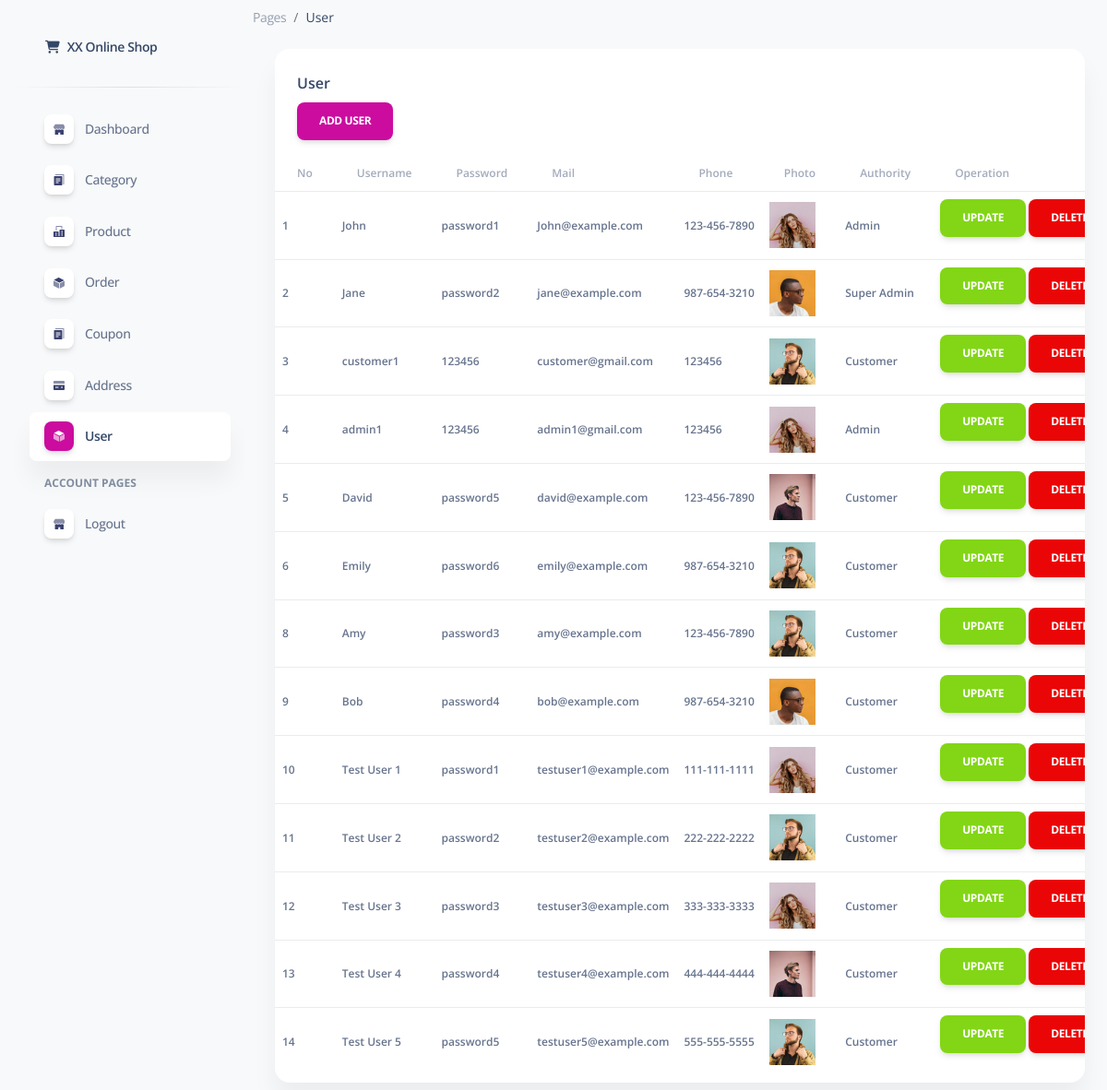
Screenshot of /pages/user.php with the database file from the repository.
### tables this page shows
CREATE TABLE `user` (
  `id_user` bigint(20) NOT NULL COMMENT '主键id',
  `username` varchar(20) NOT NULL COMMENT '名字',
  `password` varchar(128) DEFAULT NULL COMMENT '密码',
  `mail` varchar(255) DEFAULT NULL COMMENT '邮箱',
  `phone_number` varchar(20) DEFAULT NULL COMMENT '电话号',
  `authority` tinyint(4) NOT NULL DEFAULT 3 COMMENT '权限',
  `user_photo` varchar(256) NOT NULL DEFAULT '''assets/img/png''',
  `create_time` timestamp NOT NULL DEFAULT current_timestamp(),
  `id_creator` bigint(20) NOT NULL DEFAULT 0,
  `is_delete` tinyint(1) DEFAULT 0 COMMENT '是否删除',
  `delete_time` timestamp NULL DEFAULT NULL COMMENT '删除时间'
);

### pages/user.php (the view, shortened to what this page needs)
<!DOCTYPE html>
<html lang="en">
<head>
  <link href="assets/css/nucleo-icons.css" rel="stylesheet" />
  <link href="assets/css/nucleo-svg.css" rel="stylesheet" />
  <link href="assets/css/nucleo-svg.css" rel="stylesheet" />
  <link id="pagestyle" href="assets/css/soft-ui-dashboard.css?v=1.0.3" rel="stylesheet" />
</head>
<body class="g-sidenav-show  bg-gray-100">
  <aside class="sidenav navbar navbar-vertical navbar-expand-xs border-0 border-radius-xl my-3 fixed-start ms-3 "
    id="sidenav-main">
    <div class="sidenav-header">
      <a class="navbar-brand m-0" href="https://demos.creative-tim.com/soft-ui-dashboard/pages/dashboard.html"
        target="_blank">
        <i class="fas fa-fw fa-shopping-cart"></i>
        <span class="ms-1 font-weight-bold">XX Online Shop</span>
      </a>
    </div>
    <hr class="horizontal dark mt-0">
    <div class="collapse navbar-collapse  w-auto  max-height-vh-100 h-100" id="sidenav-collapse-main">
      <ul class="navbar-nav">
        <li class="nav-item">
          <a class="nav-link  " href="../pages/dashboard.php">
            <div
              class="icon icon-shape icon-sm shadow border-radius-md bg-white text-center me-2 d-flex align-items-center justify-content-center">
            </div>
            <span class="nav-link-text ms-1">Dashboard</span>
          </a>
        </li>
        <li class="nav-item">
          <a class="nav-link  " href="../pages/category.php">
            <div
              class="icon icon-shape icon-sm shadow border-radius-md bg-white text-center me-2 d-flex align-items-center justify-content-center">
            </div>
            <span class="nav-link-text ms-1">Category</span>
          </a>
        </li>
        <li class="nav-item">
          <a class="nav-link  " href="../pages/product.php">
            <div
              class="icon icon-shape icon-sm shadow border-radius-md bg-white text-center me-2 d-flex align-items-center justify-content-center">
            </div>
            <span class="nav-link-text ms-1">Product</span>
          </a>
        </li>
        <li class="nav-item">
          <a class="nav-link  " href="../pages/order.php">
            <div
              class="icon icon-shape icon-sm shadow border-radius-md bg-white text-center me-2 d-flex align-items-center justify-content-center">
            </div>
            <span class="nav-link-text ms-1">Order</span>
          </a>
        </li>
        <li class="nav-item">
          <a class="nav-link  " href="../pages/coupon.php">
            <div
              class="icon icon-shape icon-sm shadow border-radius-md bg-white text-center me-2 d-flex align-items-center justify-content-center">
            </div>
            <span class="nav-link-text ms-1">Coupon</span>
          </a>
        </li>
        <li class="nav-item">
          <a class="nav-link  " href="../pages/address.php">
            <div
              class="icon icon-shape icon-sm shadow border-radius-md bg-white text-center me-2 d-flex align-items-center justify-content-center">
            </div>
            <span class="nav-link-text ms-1">Address</span>
          </a>
        </li>
        <li class="nav-item">
          <a class="nav-link  active" href="../pages/user.php">
            <div
              class="icon icon-shape icon-sm shadow border-radius-md bg-white text-center me-2 d-flex align-items-center justify-content-center">
            </div>
            <span class="nav-link-text ms-1">User</span>
          </a>
        </li>
        <li class="nav-item mt-3">
          <h6 class="ps-4 ms-2 text-uppercase text-xs font-weight-bolder opacity-6">Account pages</h6>
        </li>
        <li class="nav-item">
          <a class="nav-link  " href="../pages/logout.php">
            <div
              class="icon icon-shape icon-sm shadow border-radius-md bg-white text-center me-2 d-flex align-items-center justify-content-center">
            </div>
            <span class="nav-link-text ms-1">Logout</span>
          </a>
        </li>
      </ul>
    </div>
  </aside>
  <main class="main-content position-relative max-height-vh-100 h-100 mt-1 border-radius-lg ">
    <ol class="breadcrumb bg-transparent mb-0 pb-0 pt-1 px-0 me-sm-6 me-5">
      <li class="breadcrumb-item text-sm"><a class="opacity-5 text-dark" href="javascript:;">Pages</a></li>
      <li class="breadcrumb-item text-sm text-dark active" aria-current="page">User</li>
    </ol>
    <div class="container-fluid py-4">
      <div class="row">
        <div class="col-12">
          <div class="card mb-4">
            <div class="card-header pb-0">
              <h6>User</h6>
              <button type="button" class="btn btn-primary" data-bs-toggle="modal" data-bs-target="#exampleModal">
                Add user
              </button>
            </div>
            <div class="card-body px-0 pt-0 pb-2">
              <div class="table-responsive p-0">
                <table class="table align-items-center mb-0">
                  <thead>
                    <tr class="text-xs font-weight-bold opacity-6">
                      <th>No</th>
                      <th class="align-middle text-left">Username</th>
                      <th class="align-middle text-left">Password</th>
                      <th class="align-middle text-left">Mail</th>
                      <th class="align-middle text-left">Phone</th>
                      <th class="align-middle text-left">Photo</th>
                      <th class="align-middle text-left">Authority</th>
                      <th class="align-middle text-left">Operation</th>
                    </tr>
                  </thead>
                  <tbody>
                    <?php
                    include "connect_db.php";
                    $qry_user = mysqli_query($conn, "select * from user where is_delete = 0");
                    while ($data_user = mysqli_fetch_array($qry_user)) {
                      $no++; ?>
                      <tr class="text-xs font-weight-bold">
                        <td class="align-middle text-left">
                          <?= $data_user['id_user'] ?>
                        </td>
                        <td class="align-middle text-left">
                          <?= $data_user['username'] ?>
                        </td>
                        <td class="align-middle text-left">
                          <?= $data_user['password'] ?>
                        </td>
                        <td class="align-middle text-left">
                          <?= $data_user['mail'] ?>
                        </td>
                        <td class="align-middle text-left">
                          <?= $data_user['phone_number'] ?>
                        </td>
                        <td><img src="<?= $data_user['user_photo'] ?>" width="50px" ;></td>
                        <td class="align-middle text-left">
                          <?php
                          switch ($data_user['authority']) {
                            case 1:
                              echo "Admin";
                              break;
                            case 2:
                              echo "Super Admin";
                              break;
                            case 3:
                              echo "Customer";
                              break;
                          }
                          ?>
                        </td>
                        <td class="text-xs font-weight-bold">
                          <a class="btn btn-success"
                            href="update_user.php?id_user=<?= $data_user['id_user'] ?>">Update</a>
                          <a href="delete_user.php?id_user=<?= $data_user['id_user'] ?>"
                            onclick="return confirm('Are you sure about deleting this data?')"
                            class="btn btn-danger">Delete</a>
                        </td>
                      </tr>
                      <?php
                    }
                    ?>
                  </tbody>
                </table>
              </div>
            </div>
          </div>
        </div>
      </div>
</body>
</html>

### pages/assets/css/nucleo-svg.css (style rules this page uses)
.icon { display: inline-block; color: #111111; height: 1em; width: 1em; }
.icon-sm { height: 0.8em; width: 0.8em; }
.icon { fill: currentColor; stroke: none; }

### rows the page displays
user: id_user "1", username "John", password "password1", mail "John@example.com", phone_number "123-456-7890", user_photo (picture), authority "Admin"
user: id_user "2", username "Jane", password "password2", mail "jane@example.com", phone_number "987-654-3210", user_photo (picture), authority "Super Admin"
user: id_user "3", username "customer1", password "123456", mail "customer@gmail.com", phone_number "123456", user_photo (picture), authority "Customer"
user: id_user "4", username "admin1", password "123456", mail "admin1@gmail.com", phone_number "123456", user_photo (picture), authority "Admin"
user: id_user "5", username "David", password "password5", mail "david@example.com", phone_number "123-456-7890", user_photo (picture), authority "Customer"
user: id_user "6", username "Emily", password "password6", mail "emily@example.com", phone_number "987-654-3210", user_photo (picture), authority "Customer"
user: id_user "8", username "Amy", password "password3", mail "amy@example.com", phone_number "123-456-7890", user_photo (picture), authority "Customer"
user: id_user "9", username "Bob", password "password4", mail "bob@example.com", phone_number "987-654-3210", user_photo (picture), authority "Customer"
user: id_user "10", username "Test User 1", password "password1", mail "testuser1@example.com", phone_number "111-111-1111", user_photo (picture), authority "Customer"
user: id_user "11", username "Test User 2", password "password2", mail "testuser2@example.com", phone_number "222-222-2222", user_photo (picture), authority "Customer"
user: id_user "12", username "Test User 3", password "password3", mail "testuser3@example.com", phone_number "333-333-3333", user_photo (picture), authority "Customer"
user: id_user "13", username "Test User 4", password "password4", mail "testuser4@example.com", phone_number "444-444-4444", user_photo (picture), authority "Customer"
user: id_user "14", username "Test User 5", password "password5", mail "testuser5@example.com", phone_number "555-555-5555", user_photo (picture), authority "Customer"
